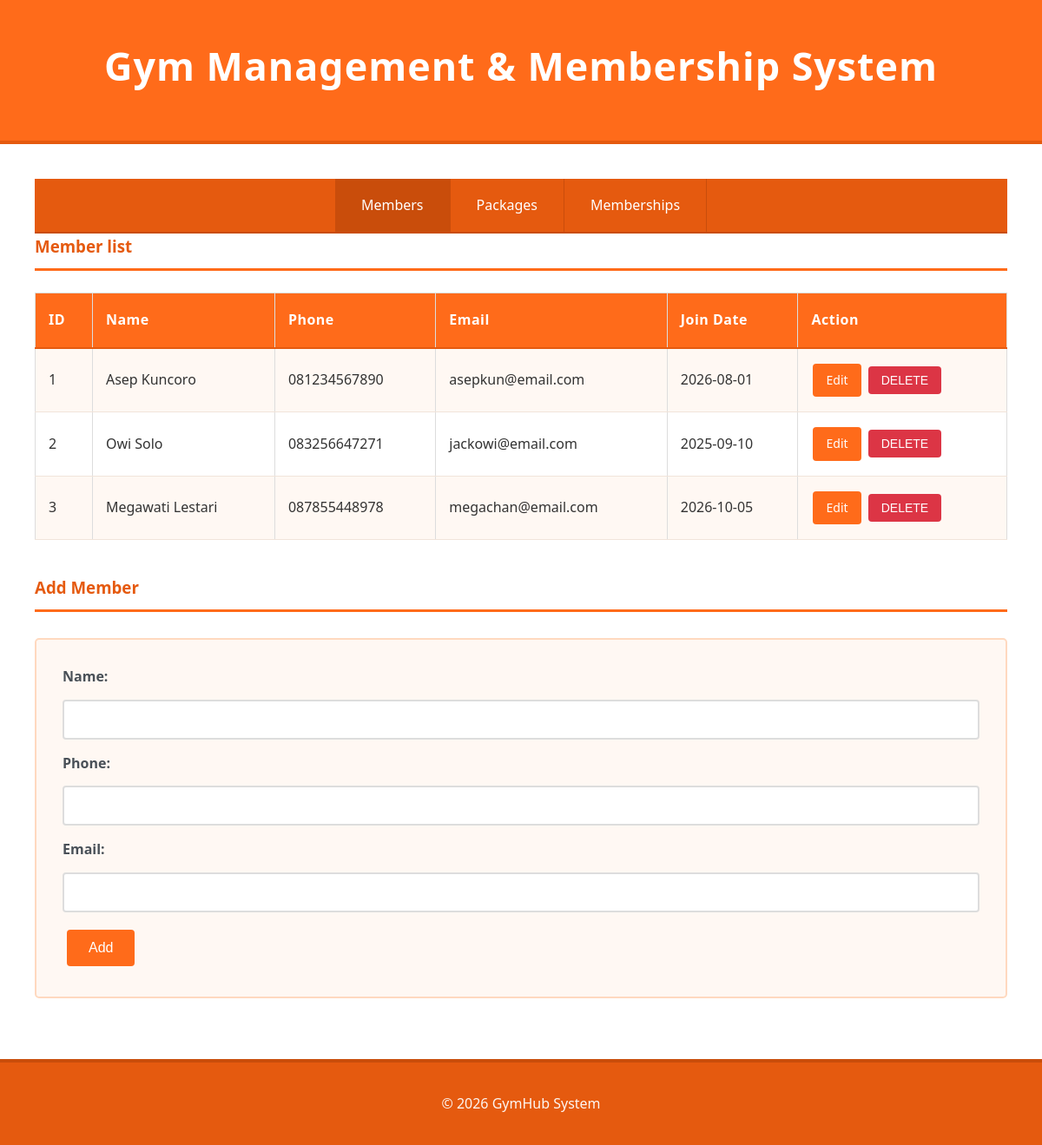
The page / on the database its author committed.
### tables this page shows
CREATE TABLE members (
    id INT AUTO_INCREMENT PRIMARY KEY,
    name VARCHAR(100) NOT NULL,
    phone VARCHAR(15) NOT NULL,
    email VARCHAR(100) NOT NULL UNIQUE,
    join_date DATE NOT NULL
);

### config/db.php (called while the page is built, shortened)
<?php
class Database {
    private $host = "localhost";
    private $username = "root";
    private $password = "";
    private $dbname = "db_gymhub";
    public function __construct() {
        try {
            $this->conn = new PDO("mysql:host=$this->host;dbname=$this->dbname", $this->username, $this->password);
        } catch (PDOException $e) {
            echo "Connection failed: " . $e->getMessage();
        }
    }
}
?>

### class/Member.php (called while the page is built, shortened)
<?php
require_once 'config/db.php';
class Member {
    private $db;
    public function __construct() {
        $this->db = (new Database())->conn;
    }
    public function getAllMembers() {
        $stmt = $this->db->prepare("SELECT * FROM members");
        $stmt->execute();
        return $stmt->fetchAll(PDO::FETCH_ASSOC);
    }
}
?>

### view/Members.php (the view, shortened to what this page needs)
<h3>Member list</h3>
<table border = "1">
    <tr>
        <th>ID</th>
        <th>Name</th>
        <th>Phone</th>
        <th>Email</th>
        <th>Join Date</th>
        <th>Action</th>
    </tr>
    <?php foreach ($member->getAllMembers() as $m): ?>
    <tr>
        <td><?= $m["id"]?></td>
        <td><?= htmlspecialchars($m["name"])?></td>
        <td><?= htmlspecialchars($m["phone"])?></td>
        <td><?= htmlspecialchars($m["email"])?></td>
        <td><?= $m["join_date"]?></td>
        <td>
            <a href="?page=members&edit=<?= $m['id'] ?>">Edit</a>
            <form method="POST" action="?page=members" style="display:inline"
                onsubmit="return confirm('Yakin hapus member ini?')">
                <button type="submit" name="delete_member">DELETE</button>
            </form>
        </td>
    </tr>
    <?php endforeach; ?>
</table>
<h3><?= $editMember ? 'Edit Member' : 'Add Member'?></h3>
<form method="POST" action="?page=members">
    <label>Name:</label>
    <input type="text" name="name" value="<?= htmlspecialchars($editMember['name'] ?? '') ?>">
    <label>Phone:</label>
    <input type="text" name="phone" value="<?= htmlspecialchars($editMember['phone'] ?? '') ?>">
    <label>Email:</label>
    <input type="text" name="email" value="<?= htmlspecialchars($editMember['email'] ?? '') ?>">
    <button type="submit" name="<?= $editMember ? 'update_member' : 'add_member' ?>">
        <?= $editMember ? 'Update' : 'Add' ?>
    </button>
</form>

### index.php (shortened to what this page needs)
<?php
require_once 'class/Member.php';
$member = new Member();
$page = $_GET['page'] ?? 'members';
$editMember = null;
?>
<!DOCTYPE html>
<html lang="en">
<head>
    <link rel="stylesheet" href="style.css">
</head>
<body>
    <?php include 'view/header.php'; ?>
    <main>
        <nav>
            <a href="?page=members" class="<?= $page === 'members' ? 'active' : '' ?>">Members</a>
            <a href="?page=packages" class="<?= $page === 'packages' ? 'active' : '' ?>">Packages</a>
            <a href="?page=memberships" class="<?= $page === 'memberships' ? 'active' : '' ?>">Memberships</a>
        </nav>
        <?php
        $pages = [
            'members'     => 'view/members.php',
            'packages'    => 'view/packages.php',
            'memberships' => 'view/memberships.php',
        ];
        if (isset($pages[$page])) {
            include $pages[$page];
        }
        ?>
    </main>
    <?php include 'view/footer.php'; ?>
</body>
</html>

### view/header.php
<header>
    <h1>Gym Management & Membership System</h1>
</header>

### view/footer.php
<footer>
    <p>&copy; 2026 GymHub System</p>
</footer>

### style.css (style rules this page uses)
* { margin: 0; padding: 0; box-sizing: border-box; }
body { font-family: 'Segoe UI', Tahoma, Geneva, Verdana, sans-serif; background-color: #fff3ea; color: #333; line-height: 1.6; min-height: 100vh; }
header { background-color: #ff6b1a; color: white; text-align: center; padding: 40px 20px; border-bottom: 4px solid #e55a0f; }
header h1 { font-size: 2.8em; font-weight: 600; margin-bottom: 10px; letter-spacing: 1px; }
nav { background-color: #e55a0f; display: flex; justify-content: center; flex-wrap: wrap; border-bottom: 2px solid #c94d0b; }
nav a { color: white; text-decoration: none; padding: 18px 30px; display: block; transition: all 0.3s ease; font-weight: 500; border-right: 1px solid #c94d0b; }
nav a:hover, nav a.active { background-color: #c94d0b; color: #fff; }
main { padding: 40px; background-color: white; }
h2, h3 { color: #e55a0f; margin-bottom: 25px; font-weight: 600; border-bottom: 3px solid #ff6b1a; padding-bottom: 10px; }
table { width: 100%; border-collapse: collapse; margin: 0 0 40px 0; background-color: white; border: 1px solid #ddd; }
th { background-color: #ff6b1a; color: white; padding: 18px 15px; text-align: left; font-weight: 600; font-size: 1em; letter-spacing: 0.5px; border-bottom: 2px solid #e55a0f; }
td { padding: 15px; border-bottom: 1px solid #f1e4da; transition: background-color 0.2s ease; vertical-align: middle; }
tbody tr:nth-child(even) { background-color: #fff8f3; }
td:last-child { white-space: nowrap; }
form { background-color: #fff8f3; padding: 30px; margin: 30px 0; border: 2px solid #ffd9bf; border-radius: 5px; }
input, select, textarea { width: 100%; padding: 12px 15px; margin: 8px 0 15px 0; border: 2px solid #ddd; border-radius: 4px; font-size: 16px; transition: border-color 0.3s ease; background-color: white; }
label { font-weight: 600; color: #495057; margin-bottom: 5px; display: block; }
button { background-color: #ff6b1a; color: white; padding: 12px 25px; border: none; border-radius: 4px; cursor: pointer; font-size: 16px; font-weight: 500; transition: all 0.3s ease; display: inline-block; margin: 5px; }
button[name^="delete_"] { background-color: #dc3545; }
td a { display: inline-block; background-color: #ff6b1a; color: white; padding: 8px 15px; border-radius: 4px; font-size: 14px; font-weight: 500; text-decoration: none; margin: 2px; transition: all 0.3s ease; }
td form { display: inline; background: none; border: none; padding: 0; margin: 0; }
td form button { padding: 8px 15px; font-size: 14px; margin: 2px; }
footer { background-color: #e55a0f; color: white; text-align: center; padding: 30px; border-top: 4px solid #c94d0b; }
footer p { margin: 5px 0; opacity: 0.95; }

### rows shown on the page
members: id "1", name "Asep Kuncoro", phone "081234567890", email "asepkun@email.com", join_date "2026-08-01"
members: id "2", name "Owi Solo", phone "083256647271", email "jackowi@email.com", join_date "2025-09-10"
members: id "3", name "Megawati Lestari", phone "087855448978", email "megachan@email.com", join_date "2026-10-05"
